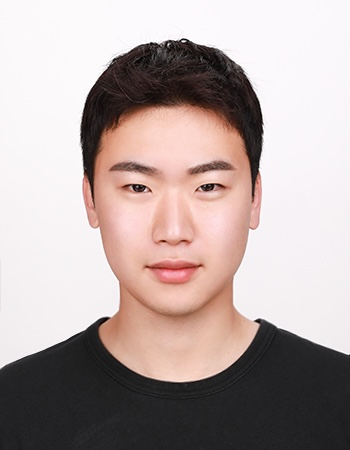
#> input picture stable diffusion/wooseok/photo1.jpeg, 350 x 450 px, found by its file name
$ python grabcut_algorithm.py
#> lines starting #> are read from the running program, lines starting #| are printed output that depends on the picture
import numpy as np
import cv2 as cv

from matplotlib import pyplot as plt
img = cv.imread('/Users/ahnwooseok/Downloads/github/2023-Konkuk-Univ-Hackathon/stable diffusion/wooseok/photo1.jpeg')
#> img is the input picture: shape (450, 350, 3); mean B, G, R 164, 166.5, 180.6
assert img is not None, "file could not be read, check with os.path.exists()"
mask = np.zeros(img.shape[:2],np.uint8)
bgdModel = np.zeros((1,65),np.float64)
fgdModel = np.zeros((1,65),np.float64)
# rect = (50,50,450,290)
rect = (0,0,300,300)

cv.grabCut(img,mask,rect,bgdModel,fgdModel,5,cv.GC_INIT_WITH_RECT)
mask2 = np.where((mask==2)|(mask==0),0,1).astype('uint8')
img = img*mask2[:,:,np.newaxis]
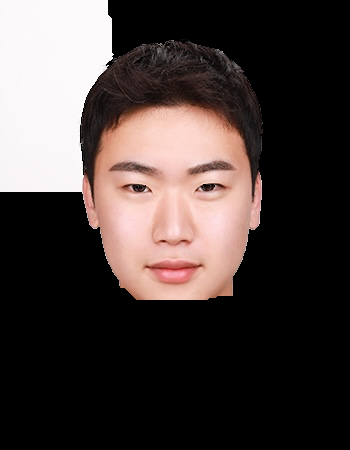
#> img: shape (450, 350, 3); mean B, G, R 58.8, 61.1, 70.9
plt.imshow(img),plt.colorbar(),plt.show()
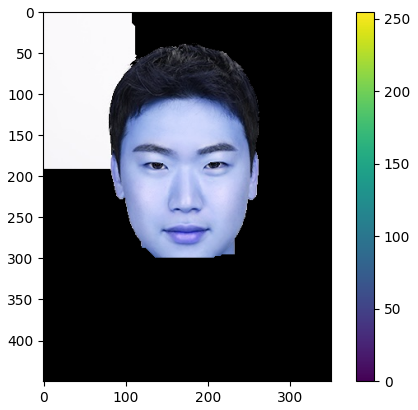
#> figure drawn by matplotlib, 2 panels; B, G, R data is drawn as R, G, B

$ run again, with stable diffusion/wooseok/photo2.jpeg copied over stable diffusion/wooseok/photo1.jpeg
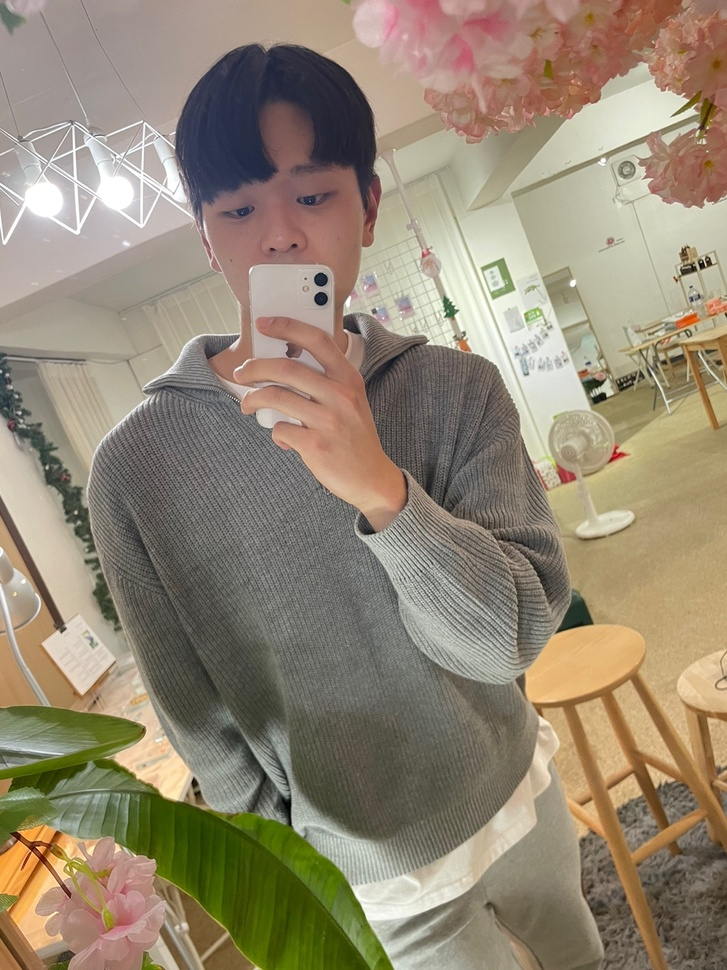
#> input picture stable diffusion/wooseok/photo2.jpeg, 727 x 970 px, shrunk from 1080 x 1440 before the run, found by its file name
#> img is the input picture: shape (970, 727, 3); mean B, G, R 115.6, 135.7, 148.1
#> `img = img*mask2[:,:,np.newaxis]`:
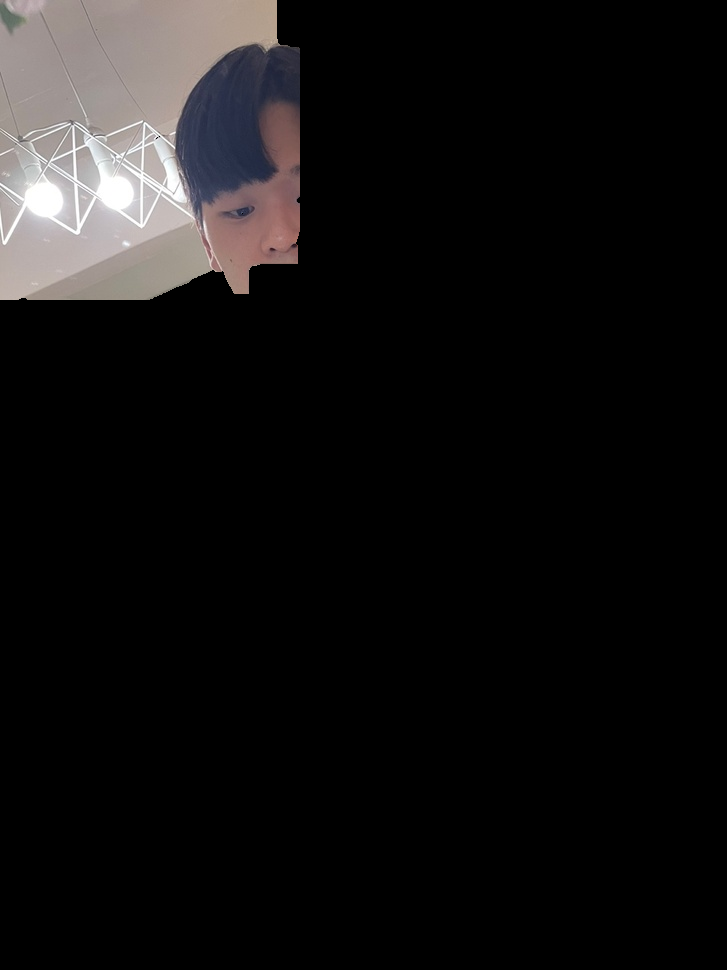
#> img: shape (970, 727, 3); mean B, G, R 17.4, 17.4, 18.6
#> `plt.imshow(img),plt.colorbar(),plt.show()`:
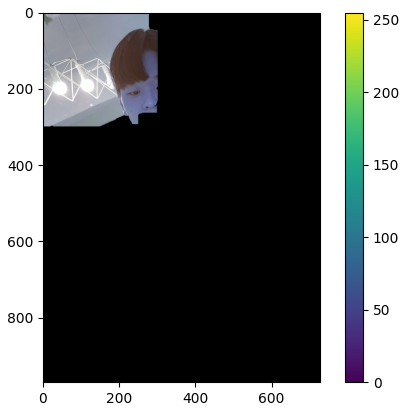
#> figure drawn by matplotlib, 2 panels; B, G, R data is drawn as R, G, B
